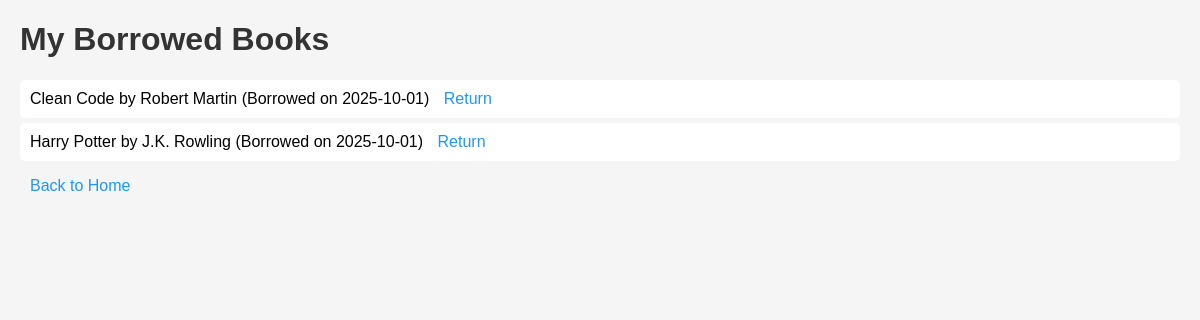
The app's page /mybooks (signed in) with its own data.
### tables this page shows
CREATE TABLE transactions (
    id INTEGER PRIMARY KEY AUTOINCREMENT,
    user_id INTEGER,
    book_id INTEGER,
    borrow_date TEXT,
    return_date TEXT,
    FOREIGN KEY(user_id) REFERENCES users(id),
    FOREIGN KEY(book_id) REFERENCES books(id)
);

CREATE TABLE books (
    id INTEGER PRIMARY KEY AUTOINCREMENT,
    title TEXT,
    author TEXT,
    copies INTEGER,
    genre TEXT
);

### app.py (the view)
@app.route('/mybooks')
def mybooks():
    user_id = get_current_user()
    if not user_id:
        return redirect(url_for('login'))
    conn = sqlite3.connect('library.db')
    cursor = conn.cursor()
    cursor.execute('''
        SELECT t.id, b.title, b.author, t.borrow_date
        FROM transactions t
        JOIN books b ON t.book_id = b.id
        WHERE t.user_id=? AND t.return_date IS NULL
    ''', (user_id,))
    borrowed_books = cursor.fetchall()
    conn.close()
    return render_template('mybooks.html', books=borrowed_books)

### app.py (called while the page is built)
def get_current_user():
    return session.get('user_id')

@app.context_processor
def inject_helpers():
    return dict(is_admin=is_admin, session=session)

### templates/mybooks.html (shortened to what this page needs)
<!DOCTYPE html>
<html>
<head>
    <link rel="stylesheet" href="{{ url_for('static', filename='style.css') }}">
</head>
<body>
    <h1>My Borrowed Books</h1>
    <ul>
        {% for book in books %}
        <li>
            {{ book[1] }} by {{ book[2] }} (Borrowed on {{ book[3] }})
            <a href="/return/{{ book[0] }}">Return</a>
        </li>
        {% endfor %}
    </ul>
    <a href="/">Back to Home</a>
</body>
</html>

### static/style.css (style rules this page uses)
body { font-family: Arial, sans-serif; margin: 20px; background-color: #f5f5f5; }
h1 { color: #333; }
ul { list-style-type: none; padding: 0; }
li { background: #fff; margin: 5px 0; padding: 10px; border-radius: 5px; }
a { margin-left: 10px; text-decoration: none; color: #2196F3; }

### records on screen
transactions: title "Clean Code", author "Robert Martin", borrow_date "2025-10-01"
transactions: title "Harry Potter", author "J.K. Rowling", borrow_date "2025-10-01"
